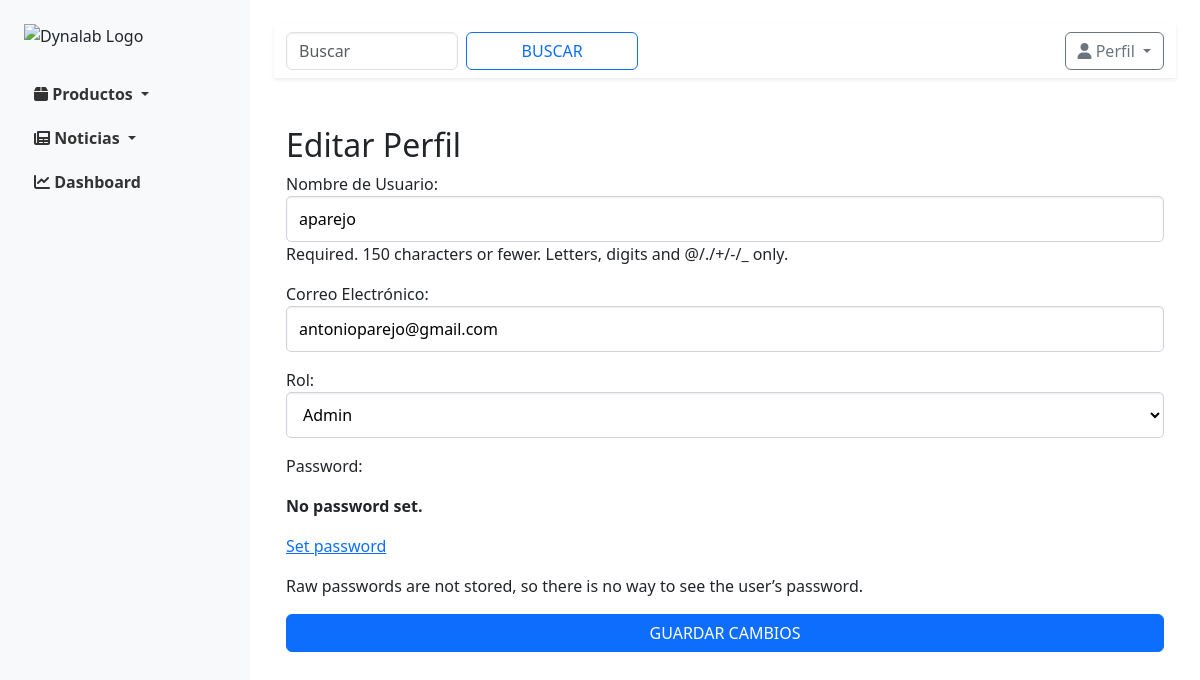
The app's page /users/perfil/ (signed in) with its own data.
### users/models.py (models this page shows, shortened)
class User(AbstractUser):
    ROLES = (
        ('admin', 'Admin'),
        ('editor', 'Editor'),
        ('viewer', 'Viewer'),
    )
    role = models.CharField(max_length=10, choices=ROLES, default='viewer')
    groups = models.ManyToManyField(
        Group,
        related_name="custom_user_set",  # Cambia el nombre relacionado
        blank=True,
    )
    user_permissions = models.ManyToManyField(
        Permission,
        related_name="custom_user_set_permissions",  # Cambia el nombre relacionado
        blank=True,
    )

### users/views.py (the view)
# urls.py: path('perfil/', views.editar_perfil, name='editar_perfil'),
def editar_perfil(request):
    if request.method == 'POST':
        formulario = UserEditForm(request.POST, instance=request.user)
        if formulario.is_valid():
            formulario.save()
            messages.success(request, 'Perfil actualizado correctamente')
            return redirect('users:editar_perfil')
    else:
        formulario = UserEditForm(instance=request.user)
    return render(request, 'users/editar_perfil.html', {'formulario': formulario})

### users/forms.py
class UserEditForm(UserChangeForm):
    class Meta:
        model = User
        fields = ['username', 'email', 'role']
        labels = {
            'username': 'Nombre de Usuario',
            'email': 'Correo Electrónico',
            'role': 'Rol',
        }

### users/templates/users/editar_perfil.html (shortened to what this page needs)
{% extends 'base.html' %}
{% block content %}
<div class="container mt-5">
    <h2>Editar Perfil</h2>
    <form method="post">
        {{ formulario.as_p }}
        <button type="submit" class="btn btn-primary">Guardar Cambios</button>
    </form>
</div>
{% endblock %}

### static/css/style.css (style rules this page uses)
form { max-width: 100%; }
form input, form select, form textarea { display: block; width: 100%; padding: 10px 12px; font-size: 16px; line-height: 1.5; border: 1px solid #ced4da; border-radius: 5px; background-color: #fff; box-shadow: inset 0 1px 2px rgba(0, 0, 0, 0.075); transition: border-color 0.15s ease-in-out, box-shadow 0.15s ease-in-out; }
form button { display: block; width: 100%; padding: 10px; font-size: 16px; font-weight: bold; text-transform: uppercase; color: #fff; background-color: #007bff; border: none; border-radius: 5px; cursor: pointer; transition: background-color 0.3s; }

### records on screen
User: username "aparejo", email "antonioparejo@gmail.com", role "Admin"
